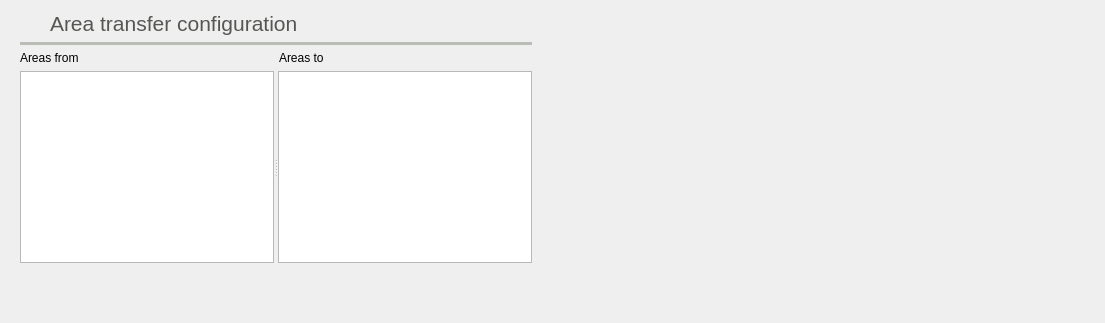
          <widget class="QWidget" name="tab">
           <attribute name="icon">
            <iconset resource="icons.qrc">
             <normaloff>:/Icons/icons/area_transfer.svg</normaloff>:/Icons/icons/area_transfer.svg</iconset>
           </attribute>
           <attribute name="title">
            <string>Areas</string>
           </attribute>
           <attribute name="toolTip">
            <string>Area, Zone, etc related settings</string>
           </attribute>
           <layout class="QHBoxLayout" name="horizontalLayout_12">
            <item>
             <widget class="QFrame" name="frame_40">
              <property name="frameShape">
               <enum>QFrame::NoFrame</enum>
              </property>
              <property name="frameShadow">
               <enum>QFrame::Raised</enum>
              </property>
              <layout class="QGridLayout" name="gridLayout_11">
               <property name="topMargin">
                <number>0</number>
               </property>
               <item row="1" column="1">
                <widget class="QLabel" name="label_95">
                 <property name="palette">
                  <palette>
                   <active>
                    <colorrole role="WindowText">
                     <brush brushstyle="SolidPattern">
                      <color alpha="255">
                       <red>85</red>
                       <green>87</green>
                       <blue>83</blue>
                      </color>
                     </brush>
                    </colorrole>
                   </active>
                   <inactive>
                    <colorrole role="WindowText">
                     <brush brushstyle="SolidPattern">
                      <color alpha="255">
                       <red>85</red>
                       <green>87</green>
                       <blue>83</blue>
                      </color>
                     </brush>
                    </colorrole>
                   </inactive>
                   <disabled>
                    <colorrole role="WindowText">
                     <brush brushstyle="SolidPattern">
                      <color alpha="255">
                       <red>190</red>
                       <green>190</green>
                       <blue>190</blue>
                      </color>
                     </brush>
                    </colorrole>
                   </disabled>
                  </palette>
                 </property>
                 <property name="font">
                  <font>
                   <pointsize>16</pointsize>
                  </font>
                 </property>
                 <property name="text">
                  <string>Area transfer configuration</string>
                 </property>
                </widget>
               </item>
               <item row="1" column="0">
                <widget class="QLabel" name="label_92">
                 <property name="minimumSize">
                  <size>
                   <width>24</width>
                   <height>24</height>
                  </size>
                 </property>
                 <property name="maximumSize">
                  <size>
                   <width>24</width>
                   <height>24</height>
                  </size>
                 </property>
                 <property name="text">
                  <string/>
                 </property>
                 <property name="pixmap">
                  <pixmap resource="icons.qrc">:/Icons/icons/area_transfer.svg</pixmap>
                 </property>
                 <property name="scaledContents">
                  <bool>true</bool>
                 </property>
                </widget>
               </item>
               <item row="2" column="0" colspan="3">
                <widget class="Line" name="line_26">
                 <property name="palette">
                  <palette>
                   <active>
                    <colorrole role="WindowText">
                     <brush brushstyle="SolidPattern">
                      <color alpha="255">
                       <red>186</red>
                       <green>189</green>
                       <blue>182</blue>
                      </color>
                     </brush>
                    </colorrole>
                   </active>
                   <inactive>
                    <colorrole role="WindowText">
                     <brush brushstyle="SolidPattern">
                      <color alpha="255">
                       <red>186</red>
                       <green>189</green>
                       <blue>182</blue>
                      </color>
                     </brush>
                    </colorrole>
                   </inactive>
                   <disabled>
                    <colorrole role="WindowText">
                     <brush brushstyle="SolidPattern">
                      <color alpha="255">
                       <red>190</red>
                       <green>190</green>
                       <blue>190</blue>
                      </color>
                     </brush>
                    </colorrole>
                   </disabled>
                  </palette>
                 </property>
                 <property name="frameShadow">
                  <enum>QFrame::Plain</enum>
                 </property>
                 <property name="lineWidth">
                  <number>4</number>
                 </property>
                 <property name="orientation">
                  <enum>Qt::Horizontal</enum>
                 </property>
                </widget>
               </item>
               <item row="3" column="0" colspan="3">
                <widget class="QFrame" name="frame_63">
                 <property name="frameShape">
                  <enum>QFrame::NoFrame</enum>
                 </property>
                 <property name="frameShadow">
                  <enum>QFrame::Raised</enum>
                 </property>
                 <layout class="QGridLayout" name="gridLayout_4">
                  <property name="leftMargin">
                   <number>0</number>
                  </property>
                  <property name="topMargin">
                   <number>0</number>
                  </property>
                  <property name="rightMargin">
                   <number>0</number>
                  </property>
                  <property name="bottomMargin">
                   <number>0</number>
                  </property>
                  <item row="0" column="0">
                   <widget class="QLabel" name="label_41">
                    <property name="text">
                     <string>Areas from</string>
                    </property>
                   </widget>
                  </item>
                  <item row="0" column="1">
                   <widget class="QLabel" name="label_21">
                    <property name="text">
                     <string>Areas to</string>
                    </property>
                   </widget>
                  </item>
                  <item row="1" column="0" colspan="2">
                   <widget class="QSplitter" name="splitter_2">
                    <property name="orientation">
                     <enum>Qt::Horizontal</enum>
                    </property>
                    <widget class="QListView" name="areaFromListView"/>
                    <widget class="QListView" name="areaToListView"/>
                   </widget>
                  </item>
                 </layout>
                </widget>
               </item>
               <item row="4" column="1">
                <spacer name="verticalSpacer_5">
                 <property name="orientation">
                  <enum>Qt::Vertical</enum>
                 </property>
                 <property name="sizeHint" stdset="0">
                  <size>
                   <width>20</width>
                   <height>40</height>
                  </size>
                 </property>
                </spacer>
               </item>
              </layout>
             </widget>
            </item>
            <item>
             <spacer name="horizontalSpacer_11">
              <property name="orientation">
               <enum>Qt::Horizontal</enum>
              </property>
              <property name="sizeHint" stdset="0">
               <size>
                <width>553</width>
                <height>20</height>
               </size>
              </property>
             </spacer>
            </item>
           </layout>
          </widget>
